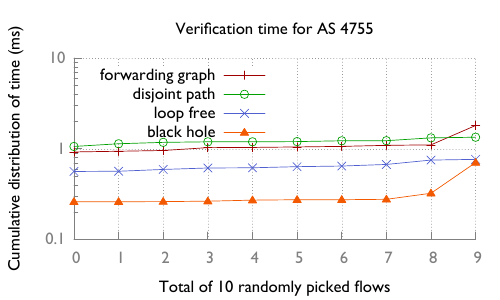

Write gnuplot code to recreate this figure.

reset
set terminal pdfcairo font "Gill Sans,9" linewidth 2 rounded fontscale 1

set logscale y

set style line 80 lt rgb "#808080"
set style line 81 lt 0  # dashed
set style line 81 lt rgb "#808080"
set grid back linestyle 81
set border 3 back linestyle 80

set style line 1 lt rgb "#A00000" lw 1 pt 1 ps 1
set style line 2 lt rgb "#00A000" lw 1 pt 6 ps 1
set style line 3 lt rgb "#5060D0" lw 1 pt 2 ps 1
set style line 4 lt rgb "#F25900" lw 1 pt 9 ps 1

set xtics nomirror
set ytics nomirror
set key top left

set ylabel "Cumulative distribution of time (ms)"
set xlabel "Total of 10 randomly picked flows"
set title "Verification time for AS 4755"
set output "./dat/verify_cdf10.pdf"

plot "./dat/verify_cdf10.dat" using 2 title "forwarding graph" with lp ls 1,\
 '' using 3 title "disjoint path" with lp ls 2,\
 '' using 4 title "loop free" with lp ls 3,\
 '' using 5 title "black hole" with lp ls 4